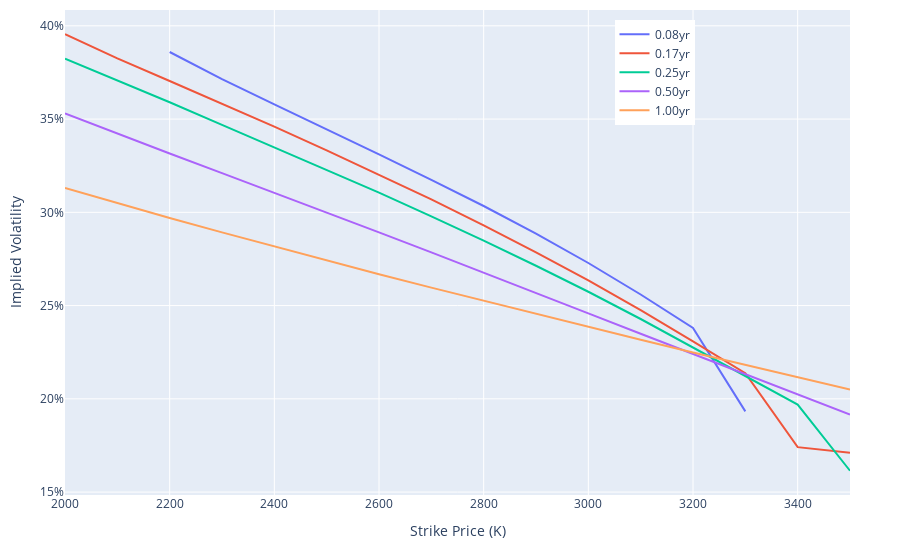

The cell this chart's notebook holds for it:
### Code cell
fig = go.Figure()

# Add a line plot for each expiration
for i, expiration in enumerate(expirations):
    fig.add_trace(
        go.Scatter(
            x=strikes,
            y=surface[i, :],
            mode="lines",
            name=f"{expiration:0.2f}yr",
        )
    )

# Update layout for better visualization
fig.update_layout(
    xaxis_title="Strike Price (K)",
    yaxis=dict(title="Implied Volatility", tickformat=".0%"),
    autosize=False,
    legend_x=0.7,
    legend_y=0.98,
    margin=dict(l=65, r=50, b=65, t=10),
)

### Figure 1 — Plotly figure (JSON) as saved in the notebook; plotly's stock layout.template omitted (floating-point values rounded to 4 significant figures)
{"data": [{"mode": "lines", "name": "0.08yr", "type": "scatter", "x": [2000, 2100, 2200, 2300, 2400, 2500, 2600, 2700, 2800, 2900, 3000, 3100, 3200, 3300, 3400, 3500], "y": [null, null, 0.386, 0.3715, 0.3579, 0.3446, 0.3311, 0.3174, 0.3034, 0.2886, 0.2728, 0.256, 0.238, 0.1933, null, null]}, {"mode": "lines", "name": "0.17yr", "type": "scatter", "x": [2000, 2100, 2200, 2300, 2400, 2500, 2600, 2700, 2800, 2900, 3000, 3100, 3200, 3300, 3400, 3500], "y": [0.3955, 0.3825, 0.3704, 0.3583, 0.346, 0.3332, 0.3203, 0.3069, 0.293, 0.2785, 0.2635, 0.2475, 0.2308, 0.2137, 0.1741, 0.1711]}, {"mode": "lines", "name": "0.25yr", "type": "scatter", "x": [2000, 2100, 2200, 2300, 2400, 2500, 2600, 2700, 2800, 2900, 3000, 3100, 3200, 3300, 3400, 3500], "y": [0.3823, 0.3707, 0.359, 0.3469, 0.3349, 0.3228, 0.3105, 0.2978, 0.2849, 0.2714, 0.2574, 0.2428, 0.2275, 0.2122, 0.1969, 0.1614]}, {"mode": "lines", "name": "0.50yr", "type": "scatter", "x": [2000, 2100, 2200, 2300, 2400, 2500, 2600, 2700, 2800, 2900, 3000, 3100, 3200, 3300, 3400, 3500], "y": [0.3531, 0.3422, 0.3315, 0.321, 0.3105, 0.2999, 0.2892, 0.2785, 0.2678, 0.2569, 0.2459, 0.2349, 0.224, 0.2132, 0.2023, 0.1916]}, {"mode": "lines", "name": "1.00yr", "type": "scatter", "x": [2000, 2100, 2200, 2300, 2400, 2500, 2600, 2700, 2800, 2900, 3000, 3100, 3200, 3300, 3400, 3500], "y": [0.3131, 0.3049, 0.297, 0.2893, 0.2817, 0.2742, 0.2668, 0.2596, 0.2526, 0.2456, 0.2386, 0.2317, 0.2249, 0.2181, 0.2114, 0.2049]}], "layout": {"autosize": false, "legend": {"x": 0.7, "y": 0.98}, "margin": {"b": 65, "l": 65, "r": 50, "t": 10}, "xaxis": {"title": {"text": "Strike Price (K)"}}, "yaxis": {"tickformat": ".0%", "title": {"text": "Implied Volatility"}}}}
